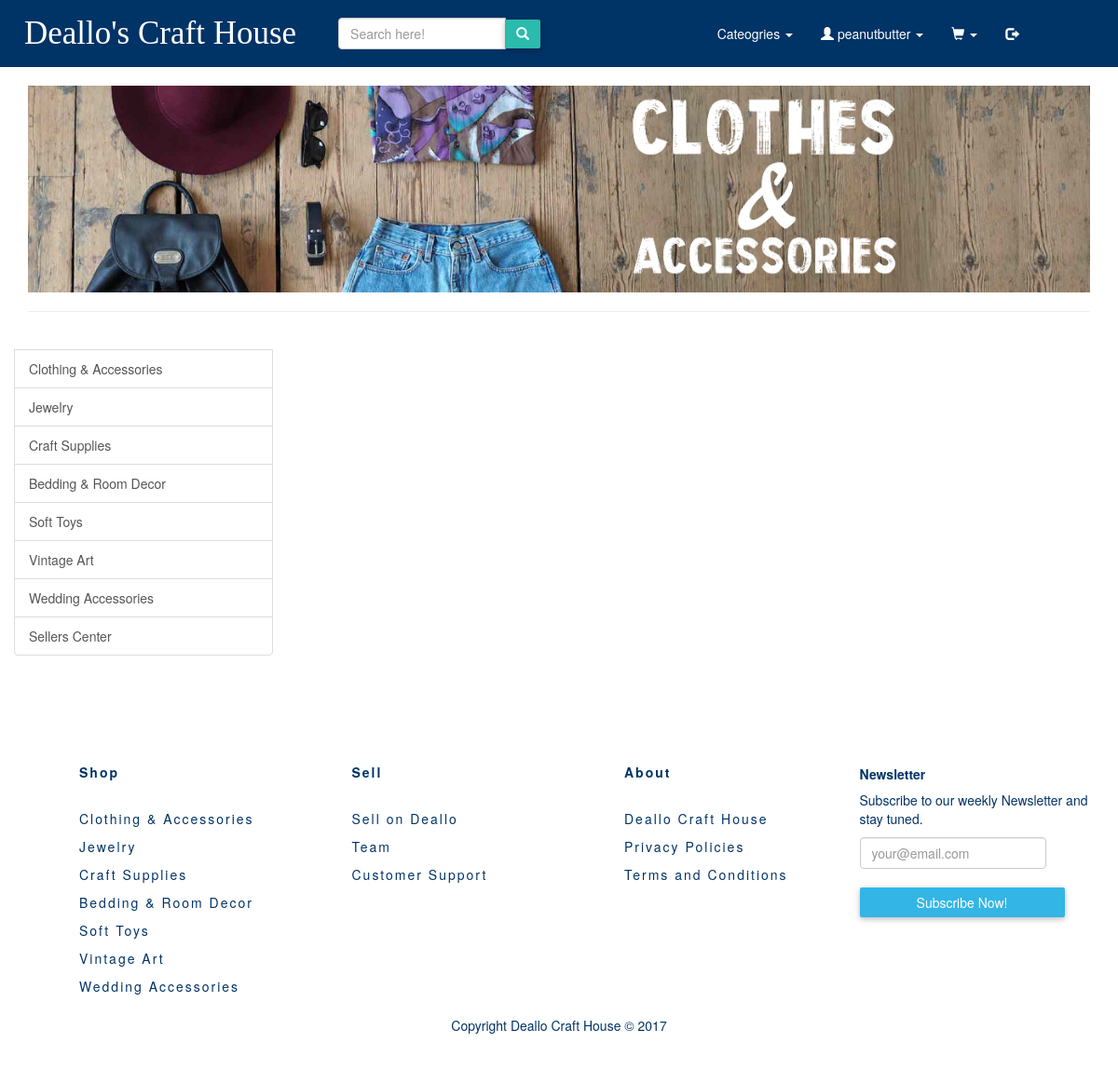
Page /pages/products/clothingAcc.php (signed in) on the earlier database version.
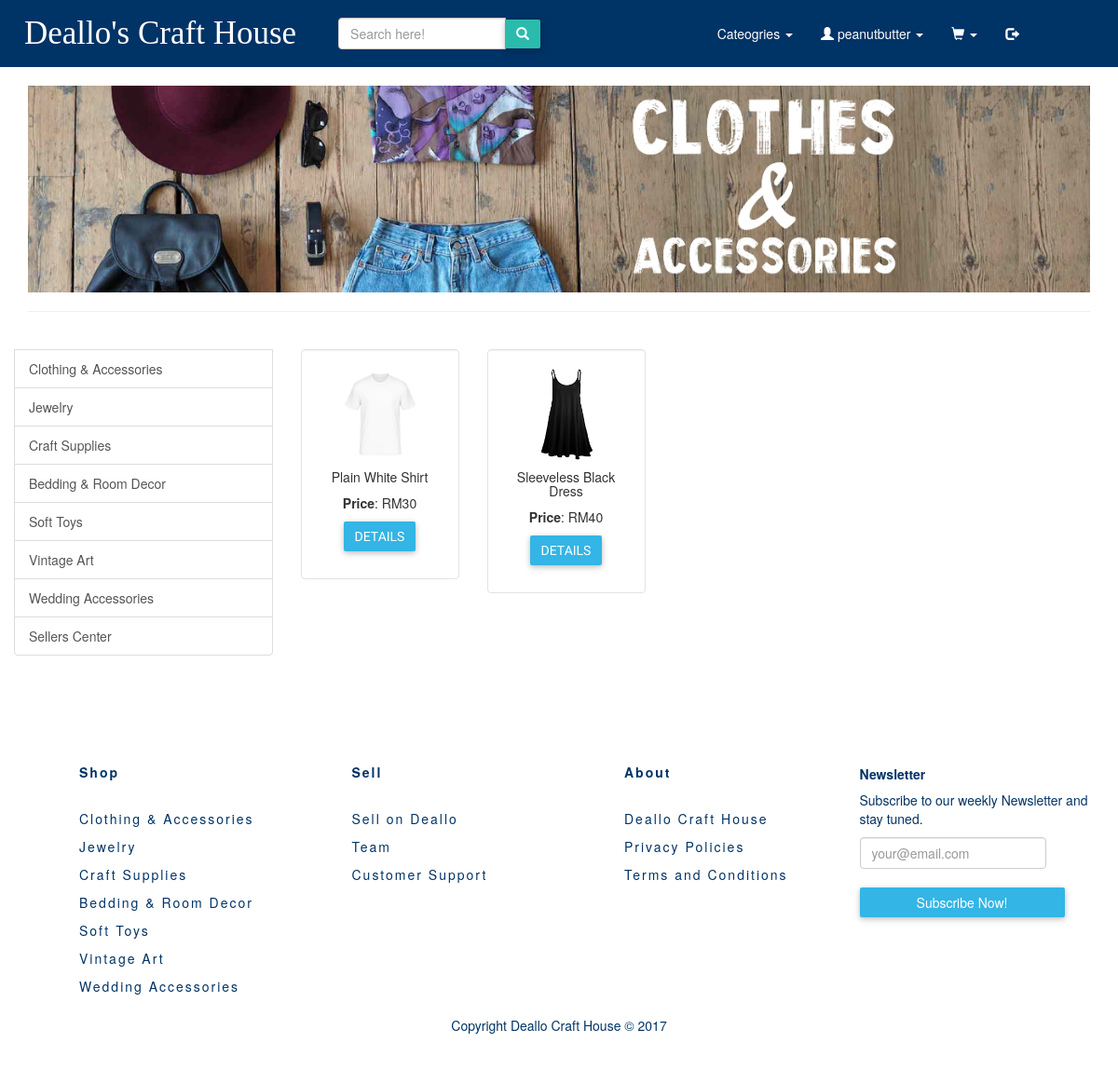
Same page on the later database version.
### tables this page shows
CREATE TABLE `product` (
  `id` int(11) NOT NULL,
  `name` varchar(80) NOT NULL,
  `summary` varchar(255) NOT NULL,
  `price` double NOT NULL,
  `quantity` varchar(10) NOT NULL,
  `image` varchar(100) NOT NULL,
  `product_owner` varchar(255) NOT NULL,
  `category` varchar(255) NOT NULL
);

### pages/products/clothingAcc.php (the view, shortened to what this page needs)
<?php include '../../includes/product_config.php' ?>
<!DOCTYPE html>
<html>
<head>
	<link rel="stylesheet=" href="../styles/bootstrap/bootstrap.css">
    <link rel="stylesheet" href="https://maxcdn.bootstrapcdn.com/bootstrap/3.3.7/css/bootstrap.min.css">
    <link rel="stylesheet" type="text/css" href="../../styles/test.css"/>
    <link rel="stylesheet" type="text/css" href="../../styles/footer.css"/>
    <link rel="stylesheet" type="text/css" href="../../styles/buttons.css"/>
</head>
<body>
<?php include "../../templates/navbar_product_pages.php" ?>
<div class="container">
	<div class="row">
        <div class="col-lg-7 col-md-7 col-sm-12 col-xs-12 coverImage">
            <img src="../../images/cover-art/clothesCover.jpg" alt="Bedding decor cover art" height="100%" class="img-responsive" width="100%"/>
        </div>
    </div>
	<hr/>
	<div class="row">
		<div class="list-group col-lg-3 col-md-3 col-sm-5 col-xs-6">
    <br>
			<a href="clothingAcc.php" class="list-group-item">Clothing &amp; Accessories</a>
			<a href="jewelry.php" class="list-group-item">Jewelry</a>
			<a href="craftSupplies.php" class="list-group-item">Craft Supplies</a>
			<a href="bedding.php" class="list-group-item">Bedding &amp; Room Decor</a>
			<a href="softToys.php" class="list-group-item">Soft Toys</a>
			<a href="vintage.php" class="list-group-item">Vintage Art</a>
			<a href="wedding.php" class="list-group-item">Wedding Accessories</a>
			<a href="../myProducts.php" class="list-group-item">Sellers Center</a>
		</div>
		<br/>
	<div class="row" id="products" >
     <?php
        $stmt = $dbh->prepare('SELECT * FROM product WHERE category= "Clothing & Accessories" LIMIT 4 OFFSET 0');
        if ($stmt->execute()) {
            while ($row = $stmt->fetch()) {
        ?>
          <div class="col-md-2">
          <div class="well" style="background-color: white;">
              <img src="../../images/product_images/<?php echo $row['image']; ?>" class="img-responsive mx-auto d-block" width="100px" height="100px" />
              <div class="text-center">
                <h5><?php echo $row['name'] ?></h5>
                <p><strong>Price</strong>: RM<?php echo $row['price'] ?><br/></p>
                <p>
                    <button type="button" class="btn btn-info" data-toggle="modal" data-target="#myModal-<?php echo $row['id'] ?>">Details</button>
                </p>
              </div>
          </div>
          </div>
        <?php
            }
        }
        ?>
        </div>
	</div>
	</div>
</body>
 <?php include "../../templates/footer_products.php" ?>
</html>

Differences in the rows shown:
now on this page (row edited): product: image (picture), name "Plain White Shirt", price "30"
now on this page (row edited): product: shows a picture, name "Sleeveless Black Dress", price "40"
